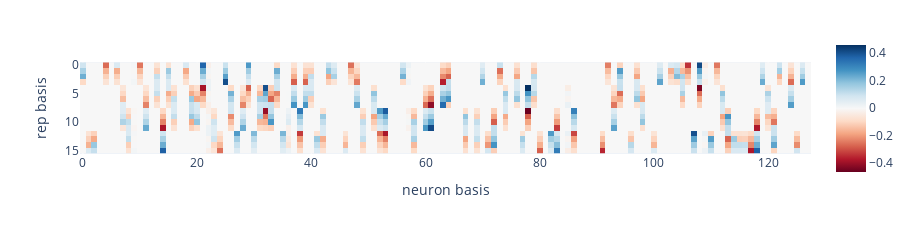

The notebook cell saved with this chart:
### Markdown cell above
### Extracting the final linear map in the representation basis

### Code cell
def projection_matrix_general(B):
    """Compute the projection matrix onto the space spanned by the columns of `B`
    Args:
        B: ndarray of dimension (D, M), the basis for the subspace
    
    Returns:
        P: the projection matrix
    """
    P = B @ (B.T @ B).inverse() @ B.T
    return P

hidden = activations['hidden'].reshape(group.order*group.order, -1)
hidden_to_reps_proj = {}
coefs = {}

for rep_name in key_reps:
    hidden_reps_xy = group.irreps[rep_name].hidden_reps_xy



    P = projection_matrix_general(hidden_reps_xy)
    hidden_xy = P @ hidden

    hidden_to_reps_proj[rep_name] = hidden_reps_xy.T @ hidden_xy
    #hidden_to_reps_proj[rep_name] = hidden_to_reps_proj[rep_name] / hidden_to_reps_proj[rep_name].norm(dim=1, keepdim=True)
    if rep_name == 'standard':
        plot = hidden_to_reps_proj[rep_name]
        plot = plot/plot.norm(dim=1, keepdim=True)
        plot = plot.detach().cpu().numpy() 
        fig = px.imshow(plot, color_continuous_scale='RdBu', color_continuous_midpoint=0.0, labels={'x':'neuron basis', 'y':'rep basis'})
        fig.update_layout(
            height = 180,
            margin = dict(l=80, r=80, t=0, b=30, pad=0)
        )
        # set the length of the colorbar to 1
        fig.update_layout(coloraxis_colorbar=dict(
            len  = 0.72,
        ))
        fig.show()

    hidden_in_rep = hidden_xy @ hidden_to_reps_proj[rep_name].T

    theoretical_reps = hidden_reps_xy.reshape(group.order*group.order, -1)

    hidden_in_rep_norm = hidden_in_rep.flatten() / hidden_in_rep.flatten().norm()
    theoretical_reps_norm = theoretical_reps.flatten() / theoretical_reps.flatten().norm()

    # MSE loss between hidden_in_rep and theoretical_reps
    sim = F.mse_loss(hidden_in_rep_norm, theoretical_reps_norm)
    print(f'MSE Loss between hidden layer and theoretical representations: {sim}')

    # get the coef
    coef = (hidden_in_rep.norm() / theoretical_reps.norm())
    coefs[rep_name] = coef

### Figure 1 — Plotly figure (JSON) as saved in the notebook; plotly's stock layout.template omitted (floating-point values rounded to 4 significant figures; data arrays with more than 128 entries replaced by an {"elided": "..."} marker saying what was removed)
{"data": [{"coloraxis": "coloraxis", "hovertemplate": "neuron basis: %{x}<br>rep basis: %{y}<br>color: %{z}<extra></extra>", "name": "0", "type": "heatmap", "xaxis": "x", "yaxis": "y", "z": {"elided": "16x128 float values"}}], "layout": {"coloraxis": {"cmid": 0, "colorbar": {"len": 0.72}, "colorscale": [[0, "rgb(103,0,31)"], [0.1, "rgb(178,24,43)"], [0.2, "rgb(214,96,77)"], [0.3, "rgb(244,165,130)"], [0.4, "rgb(253,219,199)"], [0.5, "rgb(247,247,247)"], [0.6, "rgb(209,229,240)"], [0.7, "rgb(146,197,222)"], [0.8, "rgb(67,147,195)"], [0.9, "rgb(33,102,172)"], [1, "rgb(5,48,97)"]]}, "height": 180, "margin": {"b": 30, "l": 80, "pad": 0, "r": 80, "t": 0}, "xaxis": {"anchor": "y", "constrain": "domain", "domain": [0, 1], "scaleanchor": "y", "title": {"text": "neuron basis"}}, "yaxis": {"anchor": "x", "autorange": "reversed", "constrain": "domain", "domain": [0, 1], "title": {"text": "rep basis"}}}}
